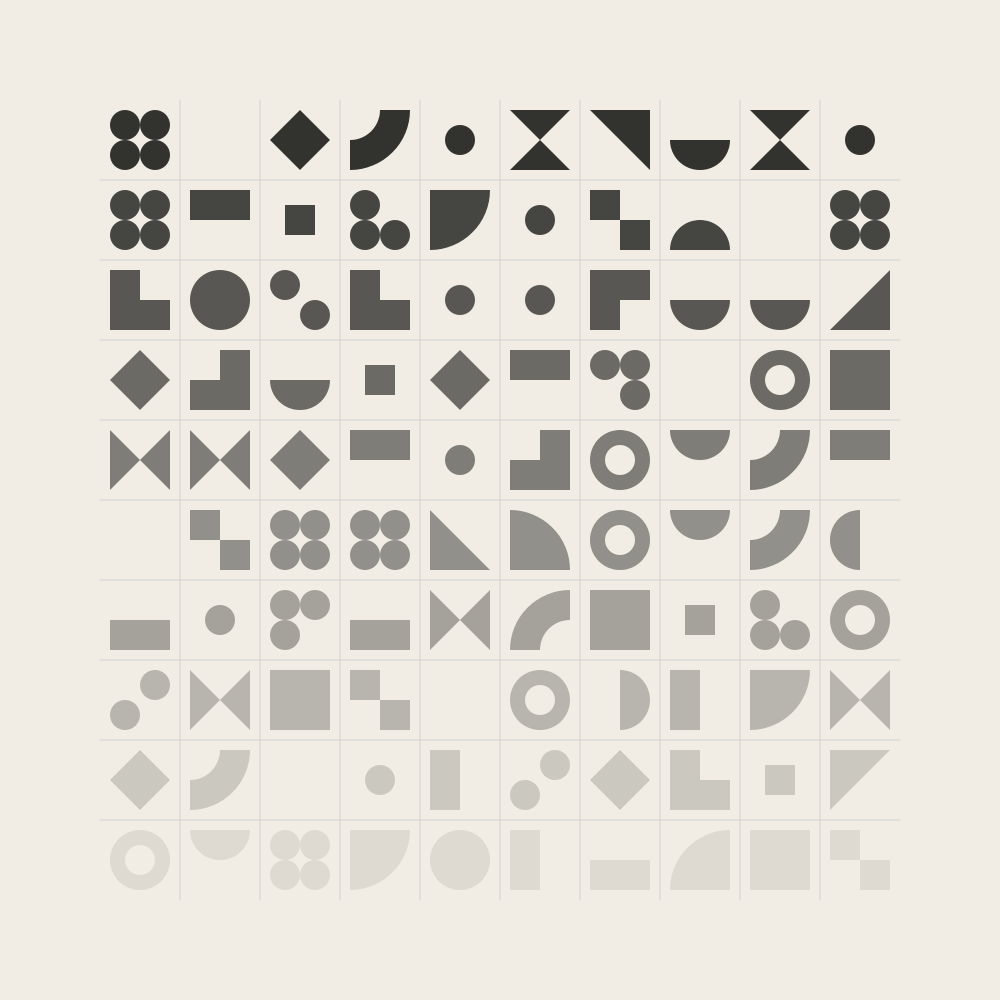
Frame 1 (no input)
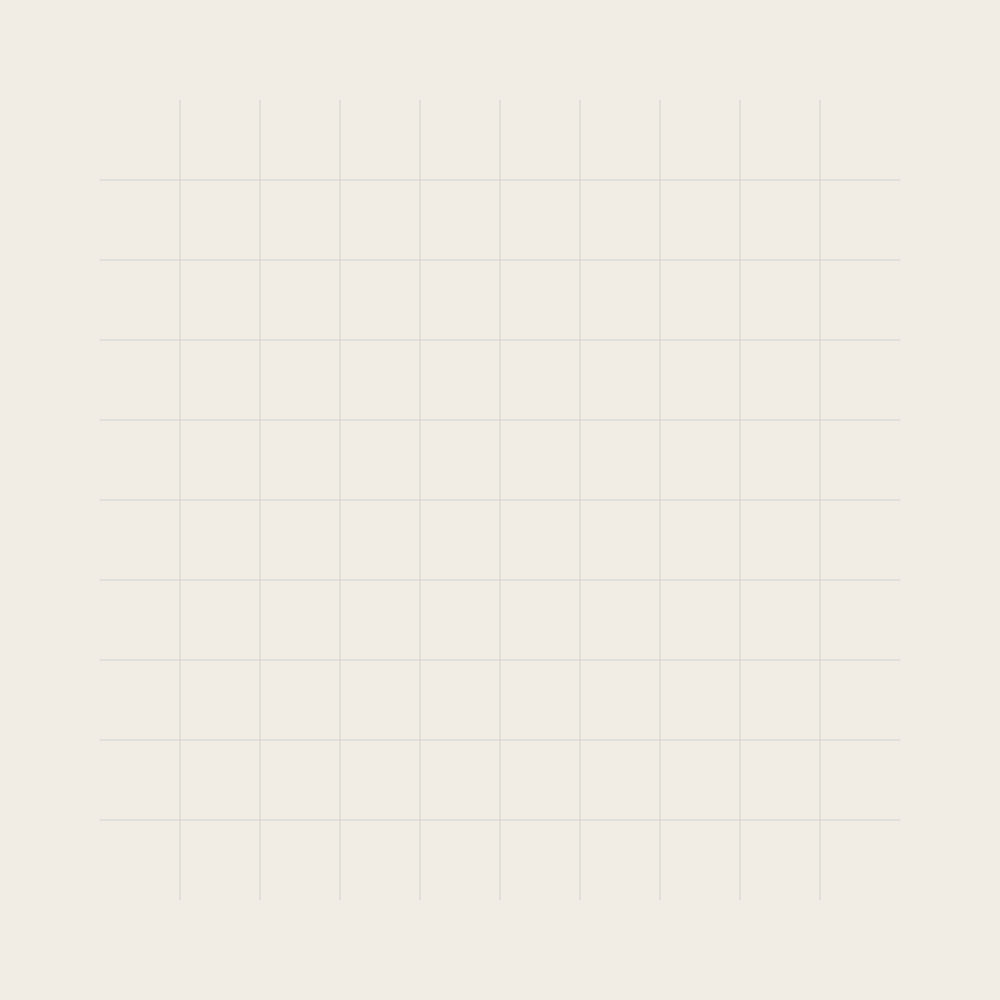
Frame 2 (the mouse pressed at the canvas centre, redrawn once)

The p5.js sketch that drew these frames (run headless with seeded random() and noise() and a simulated clock; the mouse was pressed at the canvas centre and the sketch redrawn once):

// p5.js sketch
// ── sketch.js
let canvasSizeH = 1000
let canvasSizeV = 1000
let canvasPaddingH = 100
let canvasPaddingV = 100
let artboardSizeH = canvasSizeH - canvasPaddingH * 2
let artboardSizeV = canvasSizeV - canvasPaddingV * 2
let gridSteps = 10
let cellPadding = 10
let cellSizeH = artboardSizeH / gridSteps
let cellSizeV = artboardSizeV / gridSteps
let itemSizeH = cellSizeH - cellPadding * 2
let itemSizeV = cellSizeV - cellPadding * 2
let cellsCounter = 1
let colsCounter = 1
let rowsCounter = 1
let lastRow = rowsCounter

let colorBack = 'white'
let colorFront = 'black'

let showGrid = true
let showDebug = false

function setup() {
  pixelDensity(2.0)
  frameRate(1)
  createCanvas(canvasSizeH, canvasSizeV)
  colorMode(RGB)
  angleMode(DEGREES)
  rectMode(CENTER)
  ellipseMode(CENTER)
  noLoop()
}

function draw() {
  colorBack = color(241,237,228)
  colorFront = color(50,50,47)

  background(colorBack)

  if(showGrid){
    stroke(210)
    noFill()
    for (let i = artboardSizeH / gridSteps + canvasPaddingH; i < artboardSizeH + canvasPaddingH; i += artboardSizeH / gridSteps) {
      line(i,canvasPaddingV,i,artboardSizeV + canvasPaddingV)
    }
    for (let j = artboardSizeV / gridSteps + canvasPaddingV; j < artboardSizeV + canvasPaddingV; j += artboardSizeV / gridSteps) {
      line(canvasPaddingH,j,artboardSizeH + canvasPaddingH,j)
    }
    noStroke()
  }

  for (let yPos = canvasPaddingV + cellSizeH / 2; yPos < artboardSizeV + canvasPaddingV; yPos += cellSizeV) {
    for (let xPos = canvasPaddingH + cellSizeH / 2; xPos < artboardSizeH + canvasPaddingH; xPos += cellSizeH) {
      // COUNTER ADV
      if(rowsCounter != lastRow){
        colsCounter = 1
        lastRow = rowsCounter
      }

      // ---------- START DRAW STUFF ----------

      // DEBUG
      // blendMode(MULTIPLY)
      // fill('yellow')
      // rect(canvasSizeH / 2, canvasSizeV / 2, artboardSizeH, artboardSizeV)


      let shape = integrerRandom(0,19)
      // shape = 'test'

      let fillColor = lerpColor(colorFront, colorBack, 1 / gridSteps * (rowsCounter - 1))
      fill(fillColor)

      push()
        translate(xPos, yPos)
        rotate(integrerRandom(0,4) * 90)
        drawShape(shape, 0, 0)
        // stroke('red')
        // strokeWeight(5)
        // point(0,0)
      pop()

      // blendMode(MULTIPLY)
      // noFill()
      // stroke(200)
      // drawShape(shape2, xPos, yPos)

      // ---------- END DRAW STUFF ----------

      // DEBUG
      if(showDebug){
        noStroke()
        textSize(12)
        fill('black')
        text('CELL ' + cellsCounter, xPos, yPos + 15);
        text('ROW ' + rowsCounter, xPos, yPos + 30);
        text('COL ' + colsCounter, xPos, yPos + 45);
      }

      // COUNTER ADV
      ++colsCounter
      ++cellsCounter
    }
    ++rowsCounter
  }
}


// INTEGRER RANDOM
function integrerRandom(min, max) {
  return Math.floor(Math.random() * ((max + 1) - min) + min)
}


// DRAW SHAPES
function drawShape(shape, xPos, yPos){
  console.log(itemSizeV)
  switch(shape){
    default:
    break

    // CIRCLE
    case 1:
      circle(
        xPos,
        yPos,
        itemSizeH
      )
    break

    // SQUARE
    case 2:
      rect(
        xPos,
        yPos,
        itemSizeH,
        itemSizeV
      )
    break

    // DIAMOND
    case 3:
      beginShape()
        vertex(xPos, yPos - itemSizeV / 2)
        vertex(xPos + itemSizeH / 2, yPos)
        vertex(xPos, yPos + itemSizeV / 2)
        vertex(xPos - itemSizeH / 2, yPos)
      endShape(CLOSE)
    break

    // DONUT
    case 4:
      circle(
        xPos,
        yPos,
        itemSizeH
      )
      fill(colorBack)
      circle(
        xPos,
        yPos,
        itemSizeH / 2
      )
    break

    // TRIANGLE
    case 5:
      triangle(
        xPos - itemSizeH / 2,
        yPos - itemSizeV / 2,
        xPos + itemSizeH / 2,
        yPos + itemSizeV / 2,
        xPos - itemSizeH / 2,
        yPos + itemSizeH / 2
      )
    break

    // ARC
    case 6:
      arc(
        xPos - itemSizeH / 2,
        yPos - itemSizeV / 2,
        itemSizeH * 2,
        itemSizeV * 2,
        0,
        90,
        PIE
      )
    break

    // QUARTER DONUT
    case 7:
      arc(
        xPos - itemSizeH / 2,
        yPos - itemSizeV / 2,
        itemSizeH * 2,
        itemSizeV * 2,
        0,
        90,
        PIE
      )
      fill(colorBack)
      arc(
        xPos - itemSizeH / 2,
        yPos - itemSizeV / 2,
        itemSizeH,
        itemSizeV,
        0,
        90,
        PIE
      )
    break

    // HALF CIRCLE DISPLACED
    case 8:
      arc(
        xPos,
        yPos - itemSizeV / 2,
        itemSizeH,
        itemSizeV,
        0,
        180,
        PIE
      )
    break

    // HALF CIRCLE
    case 9:
      arc(
        xPos,
        yPos,
        itemSizeH,
        itemSizeV,
        0,
        180,
        PIE
      )
    break

    // SMALL CIRCLE
    case 10:
      circle(
        xPos,
        yPos,
        itemSizeH / 2
      )
    break

    // SMALL SQUARE
    case 11:
      rect(
        xPos,
        yPos,
        itemSizeH / 2
      )
    break

    // HALF RECTANGLE
    case 12:
      rect(
        xPos,
        yPos - itemSizeV / 4,
        itemSizeH,
        itemSizeV / 2
      )
    break

    // TWO SQUARES
    case 13:
      rect(
        xPos - itemSizeH / 4,
        yPos - itemSizeV / 4,
        itemSizeH / 2,
        itemSizeV / 2
      )
      rect(
        xPos + itemSizeH / 4,
        yPos + itemSizeV / 4,
        itemSizeH / 2,
        itemSizeV / 2
      )
    break

    // THREE SQUARES
    case 14:
      rect(
        xPos - itemSizeH / 4,
        yPos,
        itemSizeH / 2,
        itemSizeV
      )
      rect(
        xPos + itemSizeH / 4,
        yPos + itemSizeV / 4,
        itemSizeH / 2,
        itemSizeV / 2
      )
    break

    // TWO CIRCLES
    case 15:
      circle(
        xPos - itemSizeH / 4,
        yPos - itemSizeV / 4,
        itemSizeH / 2
      )
      circle(
        xPos + itemSizeH / 4,
        yPos + itemSizeV / 4,
        itemSizeH / 2
      )
    break

    // TWO CIRCLES
    case 16:
      circle(
        xPos - itemSizeH / 4,
        yPos - itemSizeV / 4,
        itemSizeH / 2
      )
      circle(
        xPos - itemSizeH / 4,
        yPos + itemSizeV / 4,
        itemSizeH / 2
      )
    break

    // THREE CIRCLES
    case 17:
      circle(
        xPos - itemSizeH / 4,
        yPos - itemSizeV / 4,
        itemSizeH / 2
      )
      circle(
        xPos - itemSizeH / 4,
        yPos + itemSizeV / 4,
        itemSizeH / 2
      )
      circle(
        xPos + itemSizeH / 4,
        yPos + itemSizeV / 4,
        itemSizeH / 2
      )
    break

    // FOUR CIRCLES
    case 18:
      circle(
        xPos - itemSizeH / 4,
        yPos - itemSizeV / 4,
        itemSizeH / 2
      )
      circle(
        xPos - itemSizeH / 4,
        yPos + itemSizeV / 4,
        itemSizeH / 2
      )
      circle(
        xPos + itemSizeH / 4,
        yPos + itemSizeV / 4,
        itemSizeH / 2
      )
      circle(
        xPos + itemSizeH / 4,
        yPos - itemSizeV / 4,
        itemSizeH / 2
      )
    break
    
    // HOURGLASS
    case 19:
      beginShape()
        vertex(xPos - itemSizeH / 2, yPos - itemSizeV / 2)
        vertex(xPos + itemSizeH / 2, yPos - itemSizeV / 2)
        vertex(xPos - itemSizeH / 2, yPos + itemSizeV / 2)
        vertex(xPos + itemSizeH / 2, yPos + itemSizeV / 2)
      endShape(CLOSE)
    break

    // 3/4 PIES
    // QUARTER ARCS
    // SQUARED ARCS
    // 4 TRIANGLES VARS
    // 2 SQUARES VARS
    // HALF CIRCLE DIAGONAL
    // QUARTER CIRCLES
  }
}
